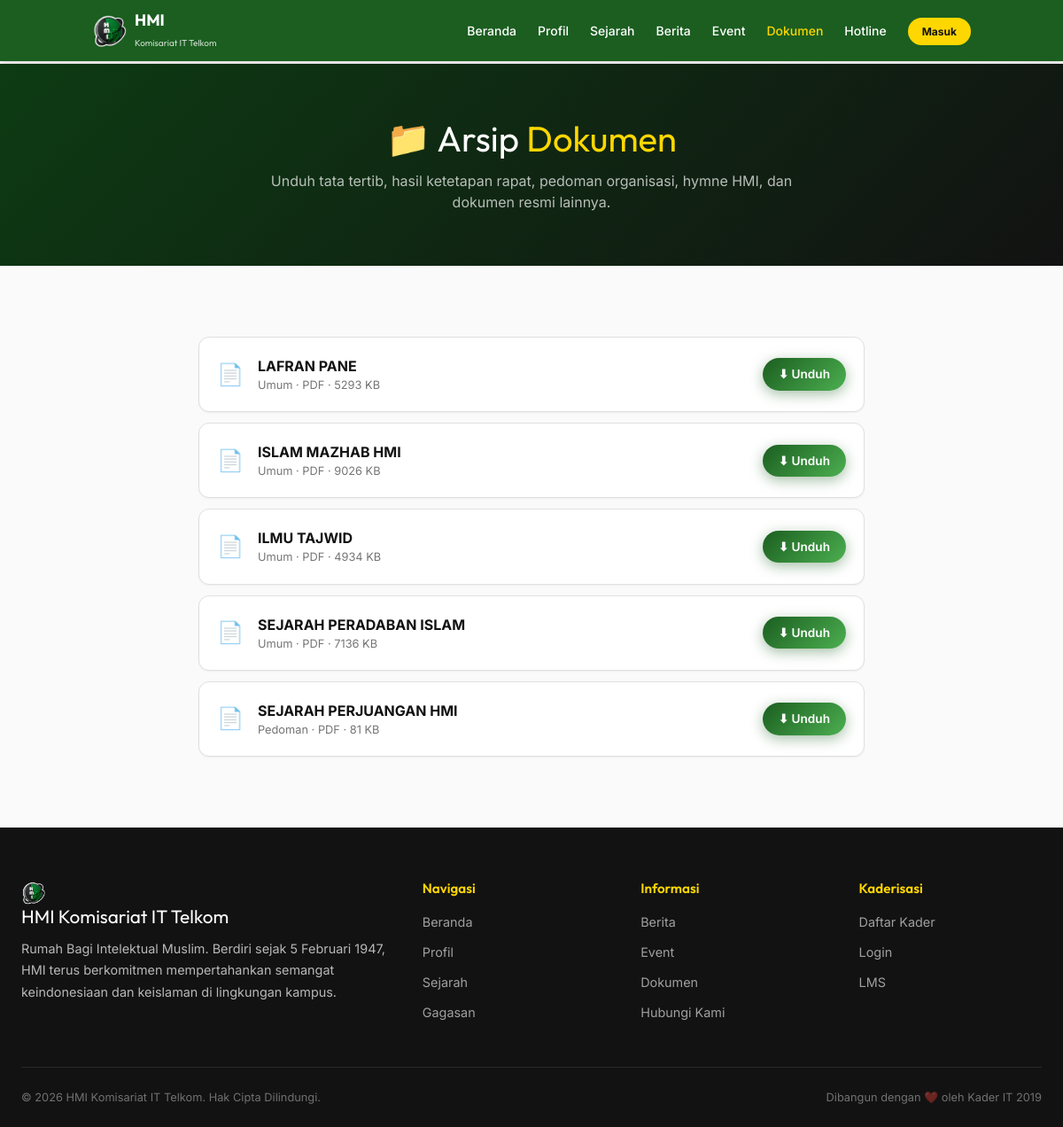
/dokumen.php, run on the app's committed database.
### tables this page shows
CREATE TABLE `dokumen` (
  `id` int(11) NOT NULL,
  `judul` varchar(255) NOT NULL,
  `kategori` varchar(100) DEFAULT 'Umum',
  `file_path` varchar(255) NOT NULL,
  `file_type` varchar(50) NOT NULL,
  `file_size` int(11) NOT NULL DEFAULT 0,
  `uploaded_at` datetime NOT NULL DEFAULT current_timestamp()
);

### config/functions.php (called while the page is built, shortened)
<?php
function url(string $path = '/'): string
{
    $routeMap = [
        '/' => '/public/index.php',
        '/profil' => '/public/profil.php',
        '/sejarah' => '/public/sejarah.php',
        '/berita' => '/public/berita.php',
        '/event' => '/public/event.php',
        '/dokumen' => '/public/dokumen.php',
        '/hotline' => '/public/hotline.php',
        '/login' => '/public/login.php',
        '/daftar-kader' => '/public/daftar_kader.php',
        '/gagasan' => '/public/gagasan.php',
    ];
    $parts = explode('?', $path, 2);
    $cleanPath = $parts[0];
    $query = isset($parts[1]) ? '?' . $parts[1] : '';
    if (BASE_PATH === '') {
        return $cleanPath . $query;
    } else {
        $filePath = $routeMap[$cleanPath] ?? $cleanPath;
        return BASE_PATH . $filePath . $query;
    }
}
function asset(string $path): string
{
    return BASE_PATH . $path;
}
function lmsUrl(string $path = '/'): string
{
    return BASE_PATH . '/lms' . $path;
}
function sanitize(string $input): string
{
    return htmlspecialchars(trim($input), ENT_QUOTES, 'UTF-8');
}
function isLoggedIn(): bool
{
    return isset($_SESSION['user_id']);
}
function getSetting(string $key, ?string $default = null): ?string
{
    static $cache = [];
    if (isset($cache[$key]))
        return $cache[$key];
    try {
        $pdo = getDB();
        $stmt = $pdo->prepare("SELECT setting_value FROM site_settings WHERE setting_key = ?");
        $stmt->execute([$key]);
        $val = $stmt->fetchColumn();
        $cache[$key] = $val !== false ? $val : $default;
        return $cache[$key];
    } catch (PDOException $e) {
        return $default;
    }
}

### public/dokumen.php (the view, shortened to what this page needs)
<?php
require_once __DIR__ . '/../includes/header.php';
$pdo = getDB();
$dokumen = $pdo->query("SELECT * FROM dokumen ORDER BY uploaded_at DESC")->fetchAll();
?>
<div style="height:72px;"></div>
<section style="background:linear-gradient(135deg,#0D3B13,#121212);padding:60px 24px;text-align:center;">
    <h1 style="color:white;font-size:2.5rem;margin-bottom:12px;">📁 Arsip <span style="color:#FFD700;">Dokumen</span>
    </h1>
    <p style="color:rgba(255,255,255,0.7);max-width:600px;margin:0 auto;">Unduh tata tertib, hasil ketetapan rapat,
        pedoman organisasi, hymne HMI, dan dokumen resmi lainnya.</p>
</section>
<section class="section">
    <div class="container" style="max-width:800px;">
        <?php if (empty($dokumen)): ?>
            <div class="text-center" style="padding:60px 0;">
                <div style="font-size:3rem;margin-bottom:16px;">📁</div>
                <h3 style="color:#757575;">Belum ada dokumen yang diunggah.</h3>
            </div>
        <?php else: ?>
            <div style="display:flex;flex-direction:column;gap:12px;">
                <?php foreach ($dokumen as $d): ?>
                    <div class="card" style="padding:20px;display:flex;align-items:center;justify-content:space-between;">
                        <div style="display:flex;align-items:center;gap:16px;">
                            <span style="font-size:1.5rem;">
                                <?= strtolower($d['file_type']) === 'pdf' ? '📄' : '📎' ?>
                            </span>
                            <div>
                                <strong>
                                    <?= sanitize($d['judul']) ?>
                                </strong>
                                <div style="font-size:0.8rem;color:#757575;">
                                    <?= sanitize($d['kategori']) ?> ·
                                    <?= strtoupper($d['file_type']) ?> ·
                                    <?= round($d['file_size'] / 1024) ?> KB
                                </div>
                            </div>
                        </div>
                        <a href="<?= asset('/') ?><?= $d['file_path'] ?>" download class="btn btn-primary btn-sm">⬇ Unduh</a>
                    </div>
                <?php endforeach; ?>
            </div>
        <?php endif; ?>
    </div>
</section>
<?php require_once __DIR__ . '/../includes/footer.php'; ?>

### includes/header.php (shortened to what this page needs)
<?php
require_once __DIR__ . '/../config/functions.php';
$currentPage = basename($_SERVER['PHP_SELF'], '.php');
$logoImg = getSetting('logo_image');
?>
<!DOCTYPE html>
<html lang="id">
<head>
    <script src="https://cdn.tailwindcss.com"></script>
    <link rel="stylesheet" href="<?= asset('/assets/css/style.css') ?>">
</head>
<body>
  <nav class="bg-hmi-green text-white fixed w-full z-50 top-0 shadow-md">
        <div class="container mx-auto px-4 py-3 flex justify-between items-center">
            <a href="<?= url('/') ?>" class="flex items-center gap-2 font-outfit font-bold text-lg">
                <?php if ($logoImg): ?>
                    <img src="<?= asset('/' . $logoImg) ?>" class="h-10 w-auto object-contain">
                <?php else: ?>
                    <span>🟢</span>
                <?php endif; ?>
                <div class="leading-tight">
                    <span class="block">HMI</span>
                    <span class="text-[10px] font-normal opacity-80">Komisariat IT Telkom</span>
                </div>
            </a>
            <ul class="hidden md:flex gap-6 text-sm font-medium items-center">
                <li><a href="<?= url('/') ?>" class="hover:text-hmi-gold transition <?= $currentPage === 'index' ? 'text-hmi-gold' : '' ?>">Beranda</a></li>
                <li><a href="<?= url('/profil') ?>" class="hover:text-hmi-gold transition <?= $currentPage === 'profil' ? 'text-hmi-gold' : '' ?>">Profil</a></li>
                <li><a href="<?= url('/sejarah') ?>" class="hover:text-hmi-gold transition <?= $currentPage === 'sejarah' ? 'text-hmi-gold' : '' ?>">Sejarah</a></li>
                <li><a href="<?= url('/berita') ?>" class="hover:text-hmi-gold transition <?= $currentPage === 'berita' ? 'text-hmi-gold' : '' ?>">Berita</a></li>
                <li><a href="<?= url('/event') ?>" class="hover:text-hmi-gold transition <?= $currentPage === 'event' ? 'text-hmi-gold' : '' ?>">Event</a></li>
                <li><a href="<?= url('/dokumen') ?>" class="hover:text-hmi-gold transition <?= $currentPage === 'dokumen' ? 'text-hmi-gold' : '' ?>">Dokumen</a></li>
                <li><a href="<?= url('/hotline') ?>" class="hover:text-hmi-gold transition <?= $currentPage === 'hotline' ? 'text-hmi-gold' : '' ?>">Hotline</a></li>
                <?php if (isLoggedIn()): ?>
                    <?php if (isAdmin()): ?>
                        <li><a href="<?= adminUrl('/index.php') ?>" class="bg-hmi-gold text-hmi-black px-4 py-2 rounded-full font-bold text-xs hover:bg-yellow-400 transition">Dashboard</a></li>
                    <?php else: ?>
                        <li><a href="<?= lmsUrl('/index.php') ?>" class="bg-hmi-gold text-hmi-black px-4 py-2 rounded-full font-bold text-xs hover:bg-yellow-400 transition">LMS</a></li>
                    <?php endif; ?>
                <?php else: ?>
                    <li>
                        <a href="<?= url('/login') ?>" class="bg-hmi-gold text-hmi-black px-4 py-2 rounded-full font-bold text-xs hover:bg-yellow-400 transition">
                            Masuk
                        </a>
                    </li>
                <?php endif; ?>
            </ul>
        </div>
    </nav>

### includes/footer.php (shortened to what this page needs)
<footer class="footer">
    <div class="footer-grid">
        <div class="footer-brand">
            <h3><?php $fLogo = getSetting('logo_image');
            if ($fLogo): ?><img src="<?= asset('/' . $fLogo) ?>" alt="Logo"
                        style="height:28px;width:28px;object-fit:contain;vertical-align:middle;margin-right:6px;"><?php else: ?>🟢
                <?php endif; ?>HMI Komisariat IT Telkom
            </h3>
            <p>Rumah Bagi Intelektual Muslim. Berdiri sejak 5 Februari 1947, HMI terus berkomitmen mempertahankan
                semangat keindonesiaan dan keislaman di lingkungan kampus.</p>
        </div>
        <div class="footer-links">
            <h4>Navigasi</h4>
            <ul>
                <li><a href="<?= url('/') ?>">Beranda</a></li>
                <li><a href="<?= url('/profil') ?>">Profil</a></li>
                <li><a href="<?= url('/sejarah') ?>">Sejarah</a></li>
                <li><a href="<?= url('/gagasan') ?>">Gagasan</a></li>
            </ul>
        </div>
        <div class="footer-links">
            <h4>Informasi</h4>
            <ul>
                <li><a href="<?= url('/berita') ?>">Berita</a></li>
                <li><a href="<?= url('/event') ?>">Event</a></li>
                <li><a href="<?= url('/dokumen') ?>">Dokumen</a></li>
                <li><a href="<?= url('/hotline') ?>">Hubungi Kami</a></li>
            </ul>
        </div>
        <div class="footer-links">
            <h4>Kaderisasi</h4>
            <ul>
                <li><a href="<?= url('/daftar-kader') ?>">Daftar Kader</a></li>
                <li><a href="<?= url('/login') ?>">Login</a></li>
                <li><a href="<?= lmsUrl('/index.php') ?>">LMS</a></li>
            </ul>
        </div>
    </div>
    <div class="footer-bottom">
        <span>&copy;
            <?= date('Y') ?> HMI Komisariat IT Telkom. Hak Cipta Dilindungi.
        </span>
        <span>Dibangun dengan ❤️ oleh Kader IT 2019</span>
    </div>
</footer>
</body>
</html>

### assets/css/style.css (style rules this page uses)
:root { --hmi-green: #1B5E20; --hmi-green-light: #4CAF50; --hmi-green-dark: #0D3B13; --hmi-green-50: #E8F5E9; --hmi-green-100: #C8E6C9; --hmi-black: #121212; --hmi-black-light: #1E1E1E; --hmi-gold: #FFD700; --hmi-gold-dark: #E5C100; --hmi-white: #FAFAFA; --hmi-gray: #E0E0E0; --hmi-gray-light: #F5F5F5; --hmi-gray-dark: #757575; --hmi-red: #C62828; --hmi-blue: #1565C0; --shadow-sm: 0 1px 2px rgba(0, 0, 0, 0.05); --shadow-md: 0 4px 6px -1px rgba(0, 0, 0, 0.1), 0 2px 4px -2px rgba(0, 0, 0, 0.1); --shadow-lg: 0 10px 15px -3px rgba(0, 0, 0, 0.1), 0 4px 6px -4px rgba(0, 0, 0, 0.1); --shadow-xl: 0 20px 25px -5px rgba(0, 0, 0, 0.1), 0 8px 10px -6px rgba(0, 0, 0, 0.1); --radius: 12px; --radius-sm: 8px; --radius-lg: 16px; --transition: all 0.3s cubic-bezier(0.4, 0, 0.2, 1); }
* { margin: 0; padding: 0; box-sizing: border-box; }
body { font-family: 'Inter', sans-serif; color: var(--hmi-black); background-color: var(--hmi-white); line-height: 1.6; -webkit-font-smoothing: antialiased; }
h1, h2, h3, h4, h5, h6 { font-family: 'Outfit', sans-serif; font-weight: 700; line-height: 1.2; }
a { color: var(--hmi-green); text-decoration: none; transition: var(--transition); }
.btn { display: inline-flex; align-items: center; gap: 8px; padding: 12px 28px; border-radius: 50px; font-family: 'Inter', sans-serif; font-size: 0.95rem; font-weight: 600; border: none; cursor: pointer; transition: var(--transition); text-decoration: none; }
.btn-primary { background: linear-gradient(135deg, var(--hmi-green), var(--hmi-green-light)); color: white; box-shadow: 0 4px 15px rgba(27, 94, 32, 0.4); }
.btn-sm { padding: 8px 18px; font-size: 0.85rem; }
.section { padding: 80px 24px; }
.card { background: white; border-radius: var(--radius); overflow: hidden; box-shadow: var(--shadow-sm); border: 1px solid var(--hmi-gray); transition: var(--transition); }
.footer { background: var(--hmi-black); color: rgba(255, 255, 255, 0.7); padding: 60px 24px 24px; }
.footer-grid { max-width: 1200px; margin: 0 auto; display: grid; grid-template-columns: 2fr 1fr 1fr 1fr; gap: 40px; padding-bottom: 40px; border-bottom: 1px solid rgba(255, 255, 255, 0.1); }
.footer-brand h3 { color: white; font-size: 1.3rem; margin-bottom: 12px; }
.footer-brand p { font-size: 0.9rem; line-height: 1.7; }
.footer-links h4 { color: var(--hmi-gold); font-size: 0.95rem; margin-bottom: 16px; font-weight: 600; }
.footer-links ul { list-style: none; }
.footer-links li { margin-bottom: 10px; }
.footer-links a { color: rgba(255, 255, 255, 0.6); font-size: 0.9rem; }
.footer-bottom { max-width: 1200px; margin: 24px auto 0; display: flex; justify-content: space-between; align-items: center; font-size: 0.8rem; color: rgba(255, 255, 255, 0.4); }
.container { max-width: 1200px; margin: 0 auto; padding: 0 24px; }

### data on the page
dokumen: judul "LAFRAN PANE", kategori "Umum", file_type "PDF", $d['file_size']/1024 "5293"
dokumen: judul "ISLAM MAZHAB HMI", kategori "Umum", file_type "PDF", $d['file_size']/1024 "9026"
dokumen: judul "ILMU TAJWID", kategori "Umum", file_type "PDF", $d['file_size']/1024 "4934"
dokumen: judul "SEJARAH PERADABAN ISLAM", kategori "Umum", file_type "PDF", $d['file_size']/1024 "7136"
dokumen: judul "SEJARAH PERJUANGAN HMI", kategori "Pedoman", file_type "PDF", $d['file_size']/1024 "81"
